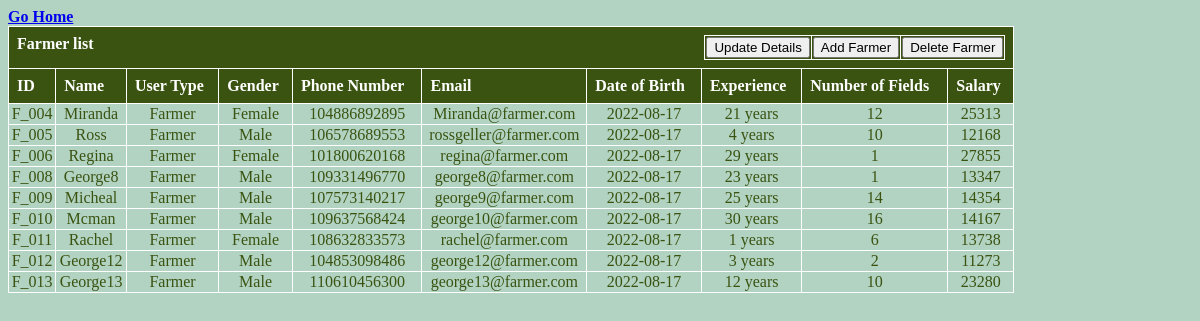
Page /view/farmer.php (signed in) on the committed database.
### tables this page shows
CREATE TABLE `farmerlist` (
  `F_ID` varchar(50) NOT NULL,
  `name` varchar(50) NOT NULL,
  `type` varchar(50) NOT NULL,
  `gender` varchar(50) NOT NULL,
  `phone` varchar(50) NOT NULL,
  `email` varchar(50) NOT NULL,
  `dob` date NOT NULL,
  `experience` varchar(50) NOT NULL,
  `NoOfFields` varchar(50) NOT NULL,
  `salary` varchar(50) NOT NULL
);

### model/farmerModel.php (the view, shortened to what this page needs)
<?php
        function viewFarmer()
        {
            $conn = getconnection();
            $sql = "SELECT * FROM farmerlist ";
            $result = mysqli_query($conn, $sql);
            $count = mysqli_num_rows($result);
            if($count > 0)
                {
                    while ($user = mysqli_fetch_row($result))
                    {
                        echo "<tr style='text-align: center' class='data'>";
                            for($i = 0; $i<count($user); $i++)
                            {
                                echo "<td>".$user[$i]."</td>";
                            }
                        echo "</tr>";
                    }
                }
            else
            {
                echo "could not fetch array";
            }
        }
?>

### asset/TableStyle.css (style rules this page uses)
body { background-color: #B2D3C2; font-family: calibri; color: #3A5311; font-weight: bold; }
td,th { border: 1px solid white; }

### rows in the picture
farmerlist: F_ID "F_004", name "Miranda", type "Farmer", gender "Female", phone "104886892895", email "Miranda@farmer.com", dob "2022-08-17", experience "21 years", NoOfFields "12", salary "25313"
farmerlist: F_ID "F_005", name "Ross", type "Farmer", gender "Male", phone "106578689553", email "rossgeller@farmer.com", dob "2022-08-17", experience "4 years", NoOfFields "10", salary "12168"
farmerlist: F_ID "F_006", name "Regina", type "Farmer", gender "Female", phone "101800620168", email "regina@farmer.com", dob "2022-08-17", experience "29 years", NoOfFields "1", salary "27855"
farmerlist: F_ID "F_008", name "George8", type "Farmer", gender "Male", phone "109331496770", email "george8@farmer.com", dob "2022-08-17", experience "23 years", NoOfFields "1", salary "13347"
farmerlist: F_ID "F_009", name "Micheal", type "Farmer", gender "Male", phone "107573140217", email "george9@farmer.com", dob "2022-08-17", experience "25 years", NoOfFields "14", salary "14354"
farmerlist: F_ID "F_010", name "Mcman", type "Farmer", gender "Male", phone "109637568424", email "george10@farmer.com", dob "2022-08-17", experience "30 years", NoOfFields "16", salary "14167"
farmerlist: F_ID "F_011", name "Rachel", type "Farmer", gender "Female", phone "108632833573", email "rachel@farmer.com", dob "2022-08-17", experience "1 years", NoOfFields "6", salary "13738"
farmerlist: F_ID "F_012", name "George12", type "Farmer", gender "Male", phone "104853098486", email "george12@farmer.com", dob "2022-08-17", experience "3 years", NoOfFields "2", salary "11273"
farmerlist: F_ID "F_013", name "George13", type "Farmer", gender "Male", phone "110610456300", email "george13@farmer.com", dob "2022-08-17", experience "12 years", NoOfFields "10", salary "23280"
